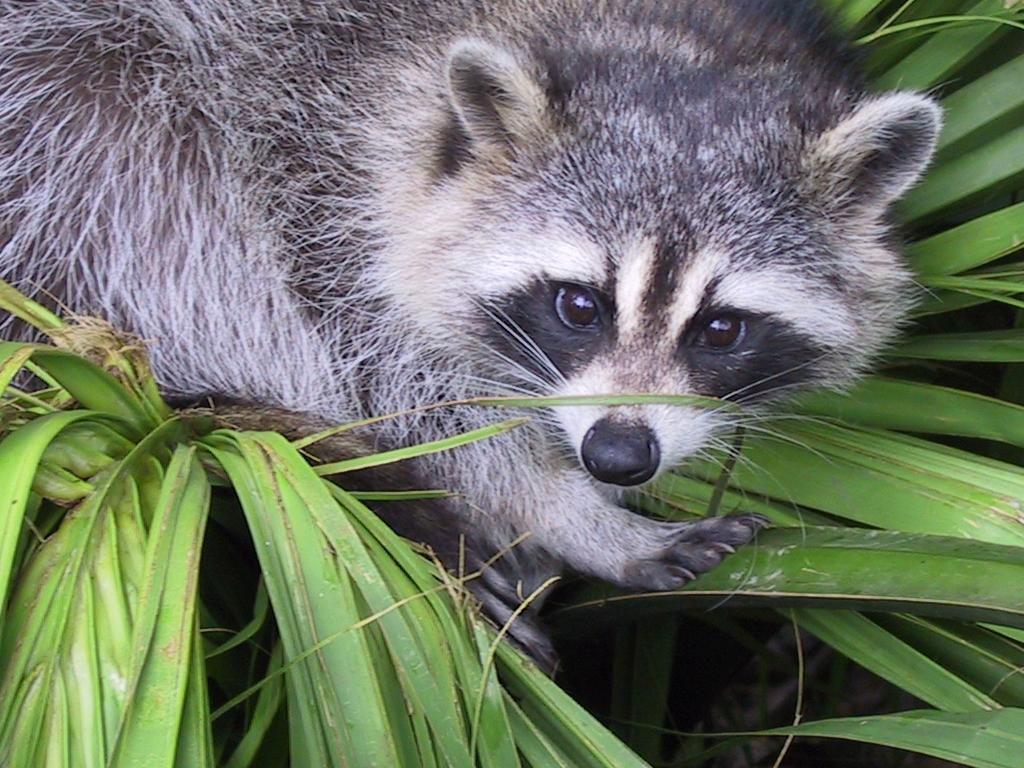
#> input picture 1_array/ex04/animal.jpeg, 1024 x 768 px
$ python rotate.py
#> lines starting #> are read from the running program, lines starting #| are printed output that depends on the picture
### 1_array/ex04/load_image.py
import numpy as np
from PIL import Image


def ft_load(path: str) -> np.ndarray:
    """
    Loads an image, prints its format/shape,
    and returns its RGB pixel content as a numpy array.
    """
#> called with path = 'animal.jpeg'
    try:
        assert isinstance(path, str) and len(path.strip()) > 0, \
            "Path must be a valid string."
        assert path.lower().endswith(('.jpg', '.jpeg', '.png')), \
            "Unsupported format."

        img = Image.open(path)
#> img is the input picture: PIL image 1024x768 RGB; mean R, G, B 110.7, 117.7, 102.1
        img_rgb = img.convert("RGB")
        res_array = np.array(img_rgb)

        cut_img = res_array[20:520, 440:940, :1]
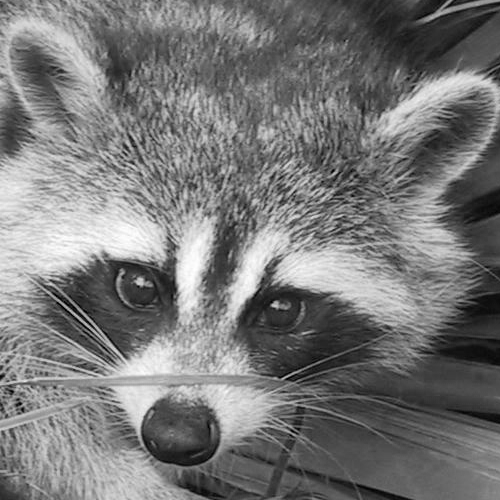
#> cut_img: shape (500, 500, 1); min 0, max 255, mean 120.1
        print(f"The shape of the image is: {cut_img.shape} "
              f"or {cut_img.shape[:2]}")
#| The shape of the image is: (500, 500, 1) or (500, 500)

        return cut_img

    except AssertionError as e:
        print(f"AssertionError: {e}")
    except Exception as e:
        print(f"Exception: {e}")

### 1_array/ex04/rotate.py
from load_image import ft_load
import matplotlib.pyplot as plt
import numpy as np


def main():
    try:
        cut_img = ft_load("animal.jpeg")
        print(cut_img)
#> (printed output is left out)

        transposed_img = np.array([list(row) for row in zip(*cut_img)])
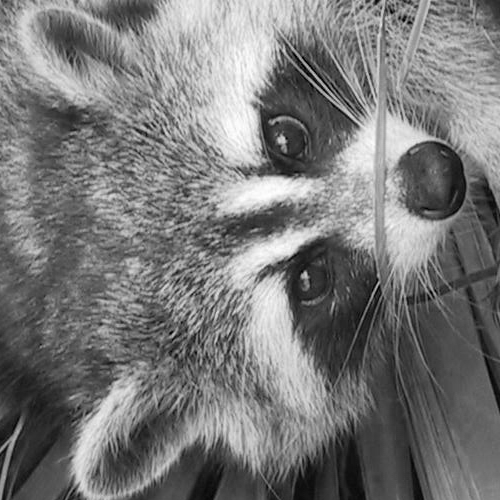
#> transposed_img: shape (500, 500, 1); min 0, max 255, mean 120.1
        print(f"New shape after Transpose: {transposed_img.shape[:2]}")
#| New shape after Transpose: (500, 500)
        print(transposed_img)
#> (printed output is left out)

        plt.imshow(transposed_img, cmap='gray')
        plt.show()

    except AssertionError as e:
        print(f"AssertionError: {e}")
    except Exception as e:
        print(f"Exception: {e}")


if __name__ == "__main__":
    main()
